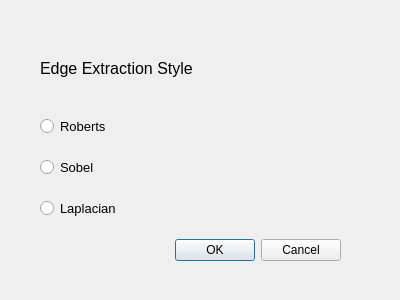
<?xml version="1.0" encoding="UTF-8"?>
<ui version="4.0">
 <class>DlgEdgeExtraction</class>
 <widget class="QDialog" name="DlgEdgeExtraction">
  <property name="geometry">
   <rect>
    <x>0</x>
    <y>0</y>
    <width>400</width>
    <height>300</height>
   </rect>
  </property>
  <property name="windowTitle">
   <string>Dialog</string>
  </property>
  <widget class="QWidget" name="">
   <property name="geometry">
    <rect>
     <x>40</x>
     <y>40</y>
     <width>301</width>
     <height>221</height>
    </rect>
   </property>
   <layout class="QVBoxLayout" name="verticalLayout">
    <property name="spacing">
     <number>20</number>
    </property>
    <item>
     <widget class="QLabel" name="label">
      <property name="font">
       <font>
        <pointsize>12</pointsize>
       </font>
      </property>
      <property name="text">
       <string>Edge Extraction Style</string>
      </property>
     </widget>
    </item>
    <item>
     <widget class="QRadioButton" name="btn_roberts">
      <property name="font">
       <font>
        <pointsize>10</pointsize>
       </font>
      </property>
      <property name="text">
       <string>Roberts</string>
      </property>
     </widget>
    </item>
    <item>
     <widget class="QRadioButton" name="btn_sobel">
      <property name="font">
       <font>
        <pointsize>10</pointsize>
       </font>
      </property>
      <property name="text">
       <string>Sobel</string>
      </property>
     </widget>
    </item>
    <item>
     <widget class="QRadioButton" name="btn_laps">
      <property name="font">
       <font>
        <pointsize>10</pointsize>
       </font>
      </property>
      <property name="text">
       <string>Laplacian</string>
      </property>
     </widget>
    </item>
    <item>
     <widget class="QDialogButtonBox" name="buttonBox">
      <property name="orientation">
       <enum>Qt::Horizontal</enum>
      </property>
      <property name="standardButtons">
       <set>QDialogButtonBox::Cancel|QDialogButtonBox::Ok</set>
      </property>
     </widget>
    </item>
   </layout>
  </widget>
 </widget>
 <resources/>
 <connections>
  <connection>
   <sender>buttonBox</sender>
   <signal>accepted()</signal>
   <receiver>DlgEdgeExtraction</receiver>
   <slot>accept()</slot>
   <hints>
    <hint type="sourcelabel">
     <x>248</x>
     <y>254</y>
    </hint>
    <hint type="destinationlabel">
     <x>157</x>
     <y>274</y>
    </hint>
   </hints>
  </connection>
  <connection>
   <sender>buttonBox</sender>
   <signal>rejected()</signal>
   <receiver>DlgEdgeExtraction</receiver>
   <slot>reject()</slot>
   <hints>
    <hint type="sourcelabel">
     <x>316</x>
     <y>260</y>
    </hint>
    <hint type="destinationlabel">
     <x>286</x>
     <y>274</y>
    </hint>
   </hints>
  </connection>
 </connections>
</ui>
